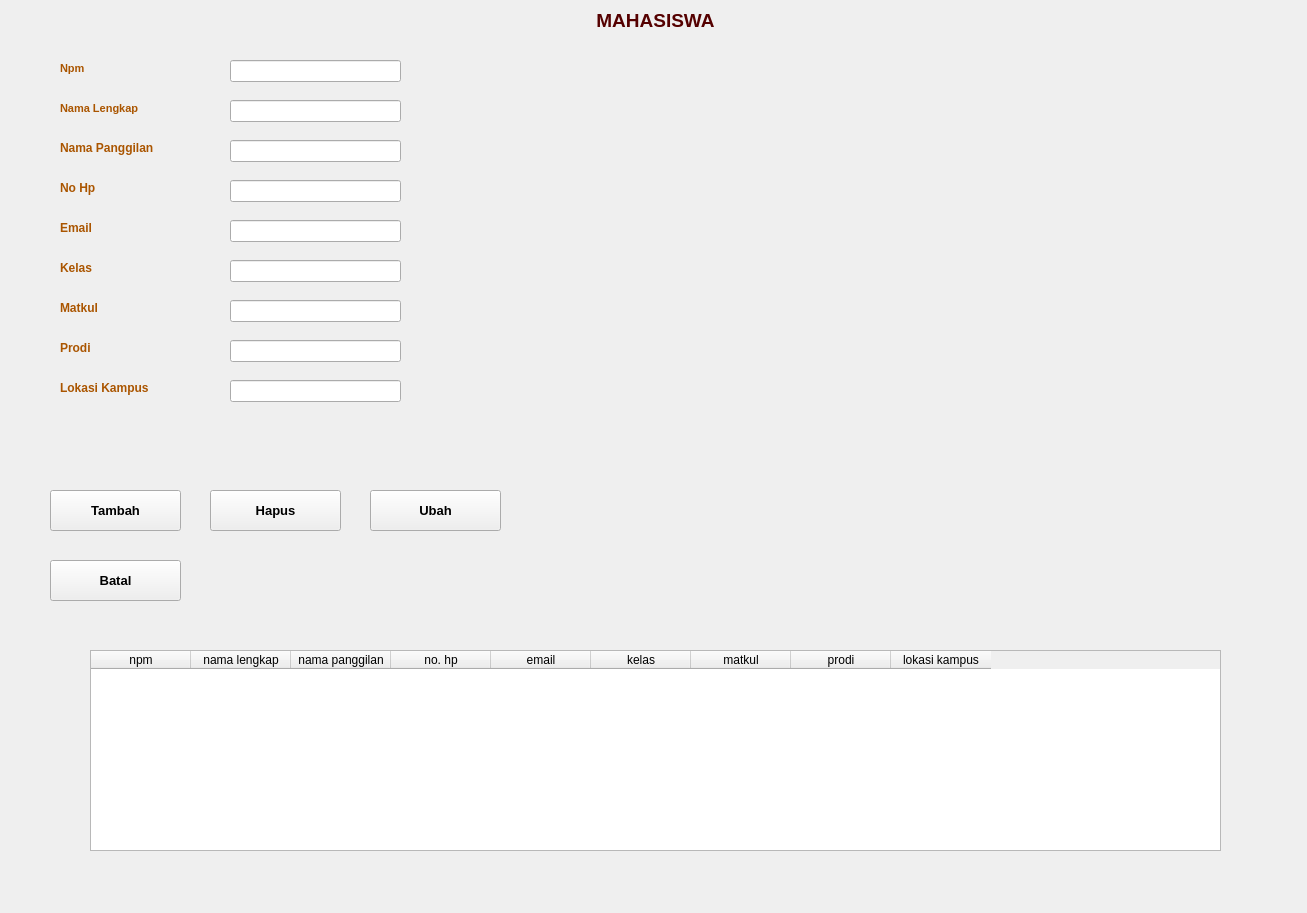
<?xml version="1.0" encoding="UTF-8"?>
<ui version="4.0">
 <class>Form</class>
 <widget class="QWidget" name="Form">
  <property name="geometry">
   <rect>
    <x>0</x>
    <y>0</y>
    <width>1307</width>
    <height>913</height>
   </rect>
  </property>
  <property name="windowTitle">
   <string>Form</string>
  </property>
  <widget class="QLabel" name="label">
   <property name="geometry">
    <rect>
     <x>60</x>
     <y>60</y>
     <width>91</width>
     <height>16</height>
    </rect>
   </property>
   <property name="palette">
    <palette>
     <active>
      <colorrole role="WindowText">
       <brush brushstyle="SolidPattern">
        <color alpha="255">
         <red>170</red>
         <green>85</green>
         <blue>0</blue>
        </color>
       </brush>
      </colorrole>
     </active>
     <inactive>
      <colorrole role="WindowText">
       <brush brushstyle="SolidPattern">
        <color alpha="255">
         <red>170</red>
         <green>85</green>
         <blue>0</blue>
        </color>
       </brush>
      </colorrole>
     </inactive>
     <disabled>
      <colorrole role="WindowText">
       <brush brushstyle="SolidPattern">
        <color alpha="255">
         <red>120</red>
         <green>120</green>
         <blue>120</blue>
        </color>
       </brush>
      </colorrole>
     </disabled>
    </palette>
   </property>
   <property name="font">
    <font>
     <pointsize>8</pointsize>
     <weight>75</weight>
     <bold>true</bold>
    </font>
   </property>
   <property name="text">
    <string>Npm</string>
   </property>
  </widget>
  <widget class="QLabel" name="label_2">
   <property name="geometry">
    <rect>
     <x>60</x>
     <y>100</y>
     <width>131</width>
     <height>16</height>
    </rect>
   </property>
   <property name="palette">
    <palette>
     <active>
      <colorrole role="WindowText">
       <brush brushstyle="SolidPattern">
        <color alpha="255">
         <red>170</red>
         <green>85</green>
         <blue>0</blue>
        </color>
       </brush>
      </colorrole>
     </active>
     <inactive>
      <colorrole role="WindowText">
       <brush brushstyle="SolidPattern">
        <color alpha="255">
         <red>170</red>
         <green>85</green>
         <blue>0</blue>
        </color>
       </brush>
      </colorrole>
     </inactive>
     <disabled>
      <colorrole role="WindowText">
       <brush brushstyle="SolidPattern">
        <color alpha="255">
         <red>120</red>
         <green>120</green>
         <blue>120</blue>
        </color>
       </brush>
      </colorrole>
     </disabled>
    </palette>
   </property>
   <property name="font">
    <font>
     <pointsize>8</pointsize>
     <weight>75</weight>
     <bold>true</bold>
    </font>
   </property>
   <property name="text">
    <string>Nama Lengkap</string>
   </property>
  </widget>
  <widget class="QLabel" name="label_3">
   <property name="geometry">
    <rect>
     <x>60</x>
     <y>140</y>
     <width>111</width>
     <height>16</height>
    </rect>
   </property>
   <property name="palette">
    <palette>
     <active>
      <colorrole role="WindowText">
       <brush brushstyle="SolidPattern">
        <color alpha="255">
         <red>170</red>
         <green>85</green>
         <blue>0</blue>
        </color>
       </brush>
      </colorrole>
     </active>
     <inactive>
      <colorrole role="WindowText">
       <brush brushstyle="SolidPattern">
        <color alpha="255">
         <red>170</red>
         <green>85</green>
         <blue>0</blue>
        </color>
       </brush>
      </colorrole>
     </inactive>
     <disabled>
      <colorrole role="WindowText">
       <brush brushstyle="SolidPattern">
        <color alpha="255">
         <red>120</red>
         <green>120</green>
         <blue>120</blue>
        </color>
       </brush>
      </colorrole>
     </disabled>
    </palette>
   </property>
   <property name="font">
    <font>
     <weight>75</weight>
     <bold>true</bold>
    </font>
   </property>
   <property name="text">
    <string>Nama Panggilan</string>
   </property>
  </widget>
  <widget class="QLabel" name="label_4">
   <property name="geometry">
    <rect>
     <x>60</x>
     <y>180</y>
     <width>55</width>
     <height>16</height>
    </rect>
   </property>
   <property name="palette">
    <palette>
     <active>
      <colorrole role="WindowText">
       <brush brushstyle="SolidPattern">
        <color alpha="255">
         <red>170</red>
         <green>85</green>
         <blue>0</blue>
        </color>
       </brush>
      </colorrole>
     </active>
     <inactive>
      <colorrole role="WindowText">
       <brush brushstyle="SolidPattern">
        <color alpha="255">
         <red>170</red>
         <green>85</green>
         <blue>0</blue>
        </color>
       </brush>
      </colorrole>
     </inactive>
     <disabled>
      <colorrole role="WindowText">
       <brush brushstyle="SolidPattern">
        <color alpha="255">
         <red>120</red>
         <green>120</green>
         <blue>120</blue>
        </color>
       </brush>
      </colorrole>
     </disabled>
    </palette>
   </property>
   <property name="font">
    <font>
     <weight>75</weight>
     <bold>true</bold>
    </font>
   </property>
   <property name="text">
    <string>No Hp</string>
   </property>
  </widget>
  <widget class="QLabel" name="label_5">
   <property name="geometry">
    <rect>
     <x>60</x>
     <y>220</y>
     <width>55</width>
     <height>16</height>
    </rect>
   </property>
   <property name="palette">
    <palette>
     <active>
      <colorrole role="WindowText">
       <brush brushstyle="SolidPattern">
        <color alpha="255">
         <red>170</red>
         <green>85</green>
         <blue>0</blue>
        </color>
       </brush>
      </colorrole>
     </active>
     <inactive>
      <colorrole role="WindowText">
       <brush brushstyle="SolidPattern">
        <color alpha="255">
         <red>170</red>
         <green>85</green>
         <blue>0</blue>
        </color>
       </brush>
      </colorrole>
     </inactive>
     <disabled>
      <colorrole role="WindowText">
       <brush brushstyle="SolidPattern">
        <color alpha="255">
         <red>120</red>
         <green>120</green>
         <blue>120</blue>
        </color>
       </brush>
      </colorrole>
     </disabled>
    </palette>
   </property>
   <property name="font">
    <font>
     <weight>75</weight>
     <bold>true</bold>
    </font>
   </property>
   <property name="text">
    <string>Email</string>
   </property>
  </widget>
  <widget class="QLabel" name="label_6">
   <property name="geometry">
    <rect>
     <x>60</x>
     <y>260</y>
     <width>55</width>
     <height>16</height>
    </rect>
   </property>
   <property name="palette">
    <palette>
     <active>
      <colorrole role="WindowText">
       <brush brushstyle="SolidPattern">
        <color alpha="255">
         <red>170</red>
         <green>85</green>
         <blue>0</blue>
        </color>
       </brush>
      </colorrole>
     </active>
     <inactive>
      <colorrole role="WindowText">
       <brush brushstyle="SolidPattern">
        <color alpha="255">
         <red>170</red>
         <green>85</green>
         <blue>0</blue>
        </color>
       </brush>
      </colorrole>
     </inactive>
     <disabled>
      <colorrole role="WindowText">
       <brush brushstyle="SolidPattern">
        <color alpha="255">
         <red>120</red>
         <green>120</green>
         <blue>120</blue>
        </color>
       </brush>
      </colorrole>
     </disabled>
    </palette>
   </property>
   <property name="font">
    <font>
     <weight>75</weight>
     <bold>true</bold>
    </font>
   </property>
   <property name="text">
    <string>Kelas</string>
   </property>
  </widget>
  <widget class="QLabel" name="label_7">
   <property name="geometry">
    <rect>
     <x>60</x>
     <y>300</y>
     <width>55</width>
     <height>16</height>
    </rect>
   </property>
   <property name="palette">
    <palette>
     <active>
      <colorrole role="WindowText">
       <brush brushstyle="SolidPattern">
        <color alpha="255">
         <red>170</red>
         <green>85</green>
         <blue>0</blue>
        </color>
       </brush>
      </colorrole>
     </active>
     <inactive>
      <colorrole role="WindowText">
       <brush brushstyle="SolidPattern">
        <color alpha="255">
         <red>170</red>
         <green>85</green>
         <blue>0</blue>
        </color>
       </brush>
      </colorrole>
     </inactive>
     <disabled>
      <colorrole role="WindowText">
       <brush brushstyle="SolidPattern">
        <color alpha="255">
         <red>120</red>
         <green>120</green>
         <blue>120</blue>
        </color>
       </brush>
      </colorrole>
     </disabled>
    </palette>
   </property>
   <property name="font">
    <font>
     <weight>75</weight>
     <bold>true</bold>
    </font>
   </property>
   <property name="text">
    <string>Matkul</string>
   </property>
  </widget>
  <widget class="QLabel" name="label_8">
   <property name="geometry">
    <rect>
     <x>60</x>
     <y>340</y>
     <width>55</width>
     <height>16</height>
    </rect>
   </property>
   <property name="palette">
    <palette>
     <active>
      <colorrole role="WindowText">
       <brush brushstyle="SolidPattern">
        <color alpha="255">
         <red>170</red>
         <green>85</green>
         <blue>0</blue>
        </color>
       </brush>
      </colorrole>
     </active>
     <inactive>
      <colorrole role="WindowText">
       <brush brushstyle="SolidPattern">
        <color alpha="255">
         <red>170</red>
         <green>85</green>
         <blue>0</blue>
        </color>
       </brush>
      </colorrole>
     </inactive>
     <disabled>
      <colorrole role="WindowText">
       <brush brushstyle="SolidPattern">
        <color alpha="255">
         <red>120</red>
         <green>120</green>
         <blue>120</blue>
        </color>
       </brush>
      </colorrole>
     </disabled>
    </palette>
   </property>
   <property name="font">
    <font>
     <weight>75</weight>
     <bold>true</bold>
    </font>
   </property>
   <property name="text">
    <string>Prodi</string>
   </property>
  </widget>
  <widget class="QLabel" name="label_9">
   <property name="geometry">
    <rect>
     <x>60</x>
     <y>380</y>
     <width>101</width>
     <height>16</height>
    </rect>
   </property>
   <property name="palette">
    <palette>
     <active>
      <colorrole role="WindowText">
       <brush brushstyle="SolidPattern">
        <color alpha="255">
         <red>170</red>
         <green>85</green>
         <blue>0</blue>
        </color>
       </brush>
      </colorrole>
     </active>
     <inactive>
      <colorrole role="WindowText">
       <brush brushstyle="SolidPattern">
        <color alpha="255">
         <red>170</red>
         <green>85</green>
         <blue>0</blue>
        </color>
       </brush>
      </colorrole>
     </inactive>
     <disabled>
      <colorrole role="WindowText">
       <brush brushstyle="SolidPattern">
        <color alpha="255">
         <red>120</red>
         <green>120</green>
         <blue>120</blue>
        </color>
       </brush>
      </colorrole>
     </disabled>
    </palette>
   </property>
   <property name="font">
    <font>
     <weight>75</weight>
     <bold>true</bold>
    </font>
   </property>
   <property name="text">
    <string>Lokasi Kampus</string>
   </property>
  </widget>
  <widget class="QLineEdit" name="lineEdit">
   <property name="geometry">
    <rect>
     <x>230</x>
     <y>60</y>
     <width>171</width>
     <height>22</height>
    </rect>
   </property>
   <property name="text">
    <string/>
   </property>
  </widget>
  <widget class="QLineEdit" name="lineEdit_2">
   <property name="geometry">
    <rect>
     <x>230</x>
     <y>100</y>
     <width>171</width>
     <height>22</height>
    </rect>
   </property>
   <property name="text">
    <string/>
   </property>
  </widget>
  <widget class="QLineEdit" name="lineEdit_3">
   <property name="geometry">
    <rect>
     <x>230</x>
     <y>140</y>
     <width>171</width>
     <height>22</height>
    </rect>
   </property>
   <property name="text">
    <string/>
   </property>
  </widget>
  <widget class="QLineEdit" name="lineEdit_4">
   <property name="geometry">
    <rect>
     <x>230</x>
     <y>180</y>
     <width>171</width>
     <height>22</height>
    </rect>
   </property>
   <property name="text">
    <string/>
   </property>
  </widget>
  <widget class="QLineEdit" name="lineEdit_5">
   <property name="geometry">
    <rect>
     <x>230</x>
     <y>220</y>
     <width>171</width>
     <height>22</height>
    </rect>
   </property>
   <property name="text">
    <string/>
   </property>
  </widget>
  <widget class="QLineEdit" name="lineEdit_6">
   <property name="geometry">
    <rect>
     <x>230</x>
     <y>260</y>
     <width>171</width>
     <height>22</height>
    </rect>
   </property>
   <property name="text">
    <string/>
   </property>
  </widget>
  <widget class="QLineEdit" name="lineEdit_7">
   <property name="geometry">
    <rect>
     <x>230</x>
     <y>300</y>
     <width>171</width>
     <height>22</height>
    </rect>
   </property>
   <property name="text">
    <string/>
   </property>
  </widget>
  <widget class="QLineEdit" name="lineEdit_8">
   <property name="geometry">
    <rect>
     <x>230</x>
     <y>340</y>
     <width>171</width>
     <height>22</height>
    </rect>
   </property>
   <property name="text">
    <string/>
   </property>
  </widget>
  <widget class="QLineEdit" name="lineEdit_9">
   <property name="geometry">
    <rect>
     <x>230</x>
     <y>380</y>
     <width>171</width>
     <height>22</height>
    </rect>
   </property>
   <property name="text">
    <string/>
   </property>
  </widget>
  <widget class="QPushButton" name="pushButton_tambah">
   <property name="geometry">
    <rect>
     <x>50</x>
     <y>490</y>
     <width>131</width>
     <height>41</height>
    </rect>
   </property>
   <property name="font">
    <font>
     <pointsize>10</pointsize>
     <weight>75</weight>
     <bold>true</bold>
    </font>
   </property>
   <property name="text">
    <string>Tambah</string>
   </property>
  </widget>
  <widget class="QPushButton" name="pushButton_ubah">
   <property name="geometry">
    <rect>
     <x>370</x>
     <y>490</y>
     <width>131</width>
     <height>41</height>
    </rect>
   </property>
   <property name="font">
    <font>
     <pointsize>10</pointsize>
     <weight>75</weight>
     <bold>true</bold>
    </font>
   </property>
   <property name="text">
    <string>Ubah</string>
   </property>
  </widget>
  <widget class="QPushButton" name="pushButton_hapus">
   <property name="geometry">
    <rect>
     <x>210</x>
     <y>490</y>
     <width>131</width>
     <height>41</height>
    </rect>
   </property>
   <property name="font">
    <font>
     <pointsize>10</pointsize>
     <weight>75</weight>
     <bold>true</bold>
    </font>
   </property>
   <property name="text">
    <string>Hapus</string>
   </property>
  </widget>
  <widget class="QPushButton" name="pushButton_batal">
   <property name="geometry">
    <rect>
     <x>50</x>
     <y>560</y>
     <width>131</width>
     <height>41</height>
    </rect>
   </property>
   <property name="font">
    <font>
     <pointsize>10</pointsize>
     <weight>75</weight>
     <bold>true</bold>
    </font>
   </property>
   <property name="text">
    <string>Batal</string>
   </property>
  </widget>
  <widget class="QTableWidget" name="tableWidget">
   <property name="geometry">
    <rect>
     <x>90</x>
     <y>650</y>
     <width>1131</width>
     <height>201</height>
    </rect>
   </property>
   <column>
    <property name="text">
     <string>npm</string>
    </property>
   </column>
   <column>
    <property name="text">
     <string>nama lengkap</string>
    </property>
   </column>
   <column>
    <property name="text">
     <string>nama panggilan</string>
    </property>
   </column>
   <column>
    <property name="text">
     <string>no. hp</string>
    </property>
   </column>
   <column>
    <property name="text">
     <string>email</string>
    </property>
   </column>
   <column>
    <property name="text">
     <string>kelas</string>
    </property>
   </column>
   <column>
    <property name="text">
     <string>matkul</string>
    </property>
   </column>
   <column>
    <property name="text">
     <string>prodi</string>
    </property>
   </column>
   <column>
    <property name="text">
     <string>lokasi kampus</string>
    </property>
   </column>
  </widget>
  <widget class="QLabel" name="label_10">
   <property name="geometry">
    <rect>
     <x>20</x>
     <y>10</y>
     <width>1271</width>
     <height>20</height>
    </rect>
   </property>
   <property name="palette">
    <palette>
     <active>
      <colorrole role="WindowText">
       <brush brushstyle="SolidPattern">
        <color alpha="255">
         <red>85</red>
         <green>0</green>
         <blue>0</blue>
        </color>
       </brush>
      </colorrole>
     </active>
     <inactive>
      <colorrole role="WindowText">
       <brush brushstyle="SolidPattern">
        <color alpha="255">
         <red>85</red>
         <green>0</green>
         <blue>0</blue>
        </color>
       </brush>
      </colorrole>
     </inactive>
     <disabled>
      <colorrole role="WindowText">
       <brush brushstyle="SolidPattern">
        <color alpha="255">
         <red>120</red>
         <green>120</green>
         <blue>120</blue>
        </color>
       </brush>
      </colorrole>
     </disabled>
    </palette>
   </property>
   <property name="font">
    <font>
     <pointsize>14</pointsize>
     <weight>75</weight>
     <bold>true</bold>
    </font>
   </property>
   <property name="text">
    <string>MAHASISWA</string>
   </property>
   <property name="alignment">
    <set>Qt::AlignCenter</set>
   </property>
  </widget>
 </widget>
 <resources/>
 <connections/>
</ui>
